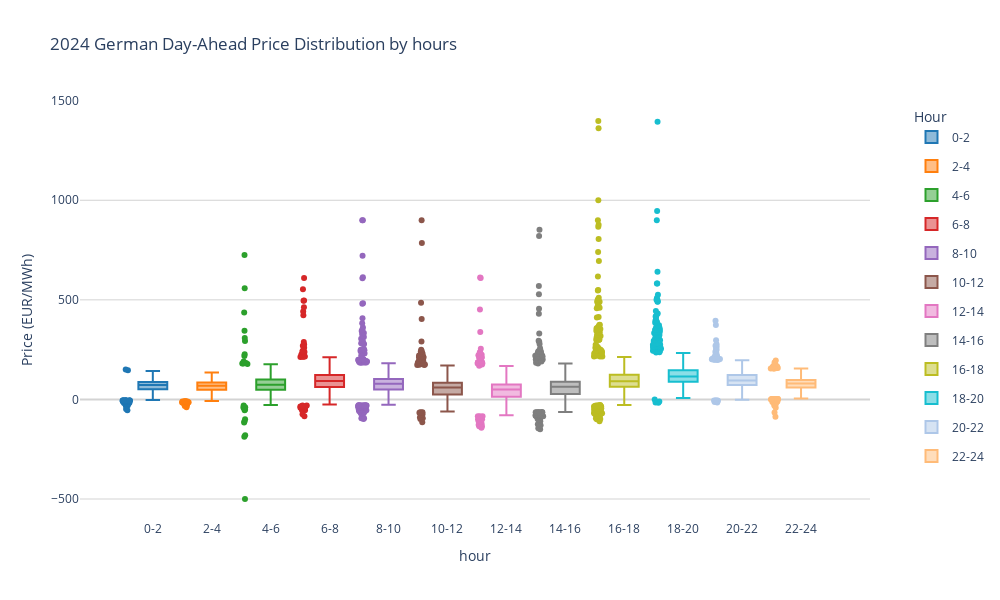

Notebook source saved alongside this figure:
### Code cell
# Create box plot
fig = go.Figure()

# Define colors for different time periods
colors = ['#1f77b4', '#ff7f0e', '#2ca02c', '#d62728', '#9467bd', '#8c564b',
          '#e377c2', '#7f7f7f', '#bcbd22', '#17becf', '#aec7e8', '#ffbb78']


# Create a list of all dataframes with properly formatted labels
time_periods = [
    (da_price_0_2, '0-2'), (da_price_2_4, '2-4'), 
    (da_price_4_6, '4-6'), (da_price_6_8, '6-8'),
    (da_price_8_10, '8-10'), (da_price_10_12, '10-12'),
    (da_price_12_14, '12-14'), (da_price_14_16, '14-16'),
    (da_price_16_18, '16-18'), (da_price_18_20, '18-20'),
    (da_price_20_22, '20-22'), (da_price_22_24, '22-24')
]

# Extract labels from time_periods
time_periods_labels = [label for _, label in time_periods]

# Add each time period's box plot
for (df, label), color in zip(time_periods, colors):
    fig.add_trace(
        go.Box(
            y=df['da_price'],
            name=label,
            boxpoints='outliers',  # show outliers
            jitter=0.3,  # add some jitter to points
            pointpos=-1.8,  # offset of points from center
            marker_color=color,  # set color
            showlegend=True,  # show in legend
            legendgroup=label,  # group in legend
            hovertemplate=(
                f"Time Period: {label}<br>" +
                "Price: %{y:.2f} EUR/MWh<br>" +
                "<extra></extra>"
            )
        )
    )

# Update layout
fig.update_layout(
    title='2024 German Day-Ahead Price Distribution by hours',
    yaxis_title='Price (EUR/MWh)',
    xaxis_title='hour',
    height=600,
    width=1000,
    xaxis=dict(
        type='category',  # Set x-axis type to category
        tickmode='array',  # Force specific tick labels
        ticktext=time_periods_labels,  # Use your time period labels
    ),
    yaxis=dict(
        zeroline=True,
        zerolinewidth=2,
        zerolinecolor='LightGray',
        gridcolor='LightGray'
    ),
    plot_bgcolor='white',
    showlegend=True,  # Show legend
    legend=dict(
        title="Hour",
        yanchor="top",
        y=0.99,
        xanchor="right",
        x=1.15,
        bgcolor='rgba(255, 255, 255, 0.8)'  # semi-transparent white background
    )
)

# Show the plot
fig.show()

### Figure 1 — Plotly figure (JSON) as saved in the notebook; plotly's stock layout.template omitted (floating-point values rounded to 4 significant figures; data arrays with more than 128 entries replaced by an {"elided": "..."} marker saying what was removed)
{"data": [{"boxpoints": "outliers", "hovertemplate": "Time Period: 0-2<br>Price: %{y:.2f} EUR/MWh<br><extra></extra>", "jitter": 0.3, "legendgroup": "0-2", "marker": {"color": "#1f77b4"}, "name": "0-2", "pointpos": -1.8, "showlegend": true, "type": "box", "y": {"elided": "2928 float values"}}, {"boxpoints": "outliers", "hovertemplate": "Time Period: 2-4<br>Price: %{y:.2f} EUR/MWh<br><extra></extra>", "jitter": 0.3, "legendgroup": "2-4", "marker": {"color": "#ff7f0e"}, "name": "2-4", "pointpos": -1.8, "showlegend": true, "type": "box", "y": {"elided": "2928 float values"}}, {"boxpoints": "outliers", "hovertemplate": "Time Period: 4-6<br>Price: %{y:.2f} EUR/MWh<br><extra></extra>", "jitter": 0.3, "legendgroup": "4-6", "marker": {"color": "#2ca02c"}, "name": "4-6", "pointpos": -1.8, "showlegend": true, "type": "box", "y": {"elided": "2928 float values"}}, {"boxpoints": "outliers", "hovertemplate": "Time Period: 6-8<br>Price: %{y:.2f} EUR/MWh<br><extra></extra>", "jitter": 0.3, "legendgroup": "6-8", "marker": {"color": "#d62728"}, "name": "6-8", "pointpos": -1.8, "showlegend": true, "type": "box", "y": {"elided": "2928 float values"}}, {"boxpoints": "outliers", "hovertemplate": "Time Period: 8-10<br>Price: %{y:.2f} EUR/MWh<br><extra></extra>", "jitter": 0.3, "legendgroup": "8-10", "marker": {"color": "#9467bd"}, "name": "8-10", "pointpos": -1.8, "showlegend": true, "type": "box", "y": {"elided": "2928 float values"}}, {"boxpoints": "outliers", "hovertemplate": "Time Period: 10-12<br>Price: %{y:.2f} EUR/MWh<br><extra></extra>", "jitter": 0.3, "legendgroup": "10-12", "marker": {"color": "#8c564b"}, "name": "10-12", "pointpos": -1.8, "showlegend": true, "type": "box", "y": {"elided": "2928 float values"}}, {"boxpoints": "outliers", "hovertemplate": "Time Period: 12-14<br>Price: %{y:.2f} EUR/MWh<br><extra></extra>", "jitter": 0.3, "legendgroup": "12-14", "marker": {"color": "#e377c2"}, "name": "12-14", "pointpos": -1.8, "showlegend": true, "type": "box", "y": {"elided": "2928 float values"}}, {"boxpoints": "outliers", "hovertemplate": "Time Period: 14-16<br>Price: %{y:.2f} EUR/MWh<br><extra></extra>", "jitter": 0.3, "legendgroup": "14-16", "marker": {"color": "#7f7f7f"}, "name": "14-16", "pointpos": -1.8, "showlegend": true, "type": "box", "y": {"elided": "2928 float values"}}, {"boxpoints": "outliers", "hovertemplate": "Time Period: 16-18<br>Price: %{y:.2f} EUR/MWh<br><extra></extra>", "jitter": 0.3, "legendgroup": "16-18", "marker": {"color": "#bcbd22"}, "name": "16-18", "pointpos": -1.8, "showlegend": true, "type": "box", "y": {"elided": "2928 float values"}}, {"boxpoints": "outliers", "hovertemplate": "Time Period: 18-20<br>Price: %{y:.2f} EUR/MWh<br><extra></extra>", "jitter": 0.3, "legendgroup": "18-20", "marker": {"color": "#17becf"}, "name": "18-20", "pointpos": -1.8, "showlegend": true, "type": "box", "y": {"elided": "2928 float values"}}, {"boxpoints": "outliers", "hovertemplate": "Time Period: 20-22<br>Price: %{y:.2f} EUR/MWh<br><extra></extra>", "jitter": 0.3, "legendgroup": "20-22", "marker": {"color": "#aec7e8"}, "name": "20-22", "pointpos": -1.8, "showlegend": true, "type": "box", "y": {"elided": "2928 float values"}}, {"boxpoints": "outliers", "hovertemplate": "Time Period: 22-24<br>Price: %{y:.2f} EUR/MWh<br><extra></extra>", "jitter": 0.3, "legendgroup": "22-24", "marker": {"color": "#ffbb78"}, "name": "22-24", "pointpos": -1.8, "showlegend": true, "type": "box", "y": {"elided": "2928 float values"}}], "layout": {"height": 600, "legend": {"bgcolor": "rgba(255, 255, 255, 0.8)", "title": {"text": "Hour"}, "x": 1.15, "xanchor": "right", "y": 0.99, "yanchor": "top"}, "plot_bgcolor": "white", "showlegend": true, "title": {"text": "2024 German Day-Ahead Price Distribution by hours"}, "width": 1000, "xaxis": {"tickmode": "array", "ticktext": ["0-2", "2-4", "4-6", "6-8", "8-10", "10-12", "12-14", "14-16", "16-18", "18-20", "20-22", "22-24"], "title": {"text": "hour"}, "type": "category"}, "yaxis": {"gridcolor": "LightGray", "title": {"text": "Price (EUR/MWh)"}, "zeroline": true, "zerolinecolor": "LightGray", "zerolinewidth": 2}}}
